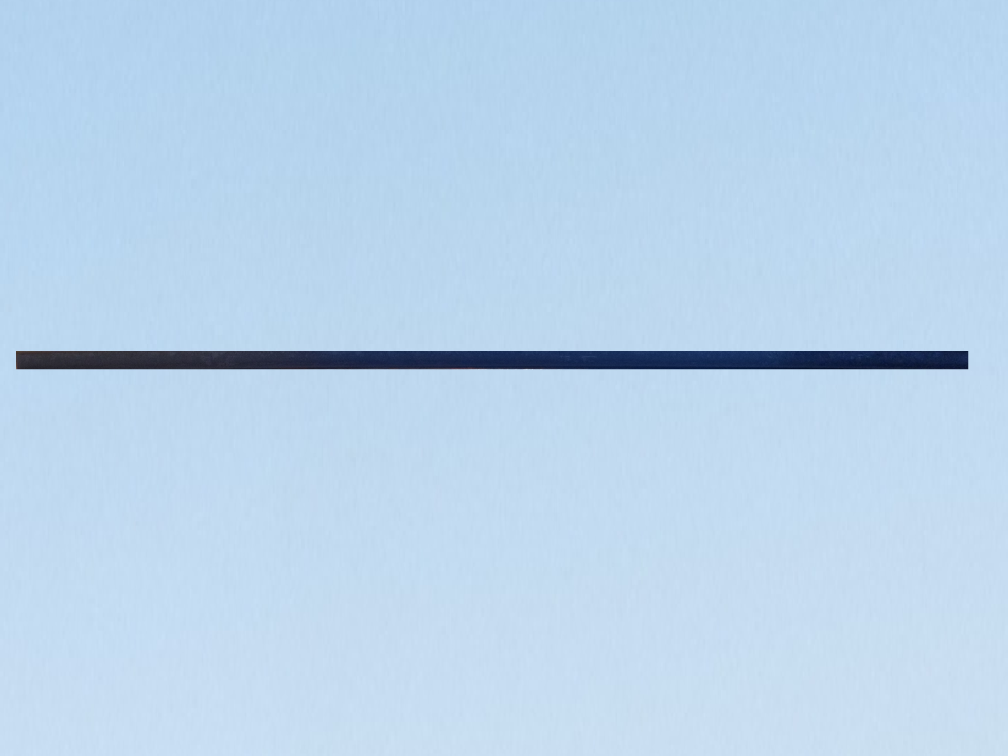
#> input picture slabonly.jpg, 4032 x 3024 px (shown at 1/4 size)
$ python FindShapes.py
#> lines starting #> are read from the running program, lines starting #| are printed output that depends on the picture; after the words box and inside, x2 and y2 are one past the last pixel; in counts of white or black regions, pixels touching at a corner belong together
import numpy as np
#https://stackoverflow.com/questions/11424002/how-to-detect-simple-geometric-shapes-using-opencv
import cv2

img = cv2.imread('slabonly.jpg')
#> img is the input picture: shape (3024, 4032, 3); mean B, G, R 235.6, 212.4, 186.4
gray = cv2.cvtColor(img, cv2.COLOR_BGR2GRAY)
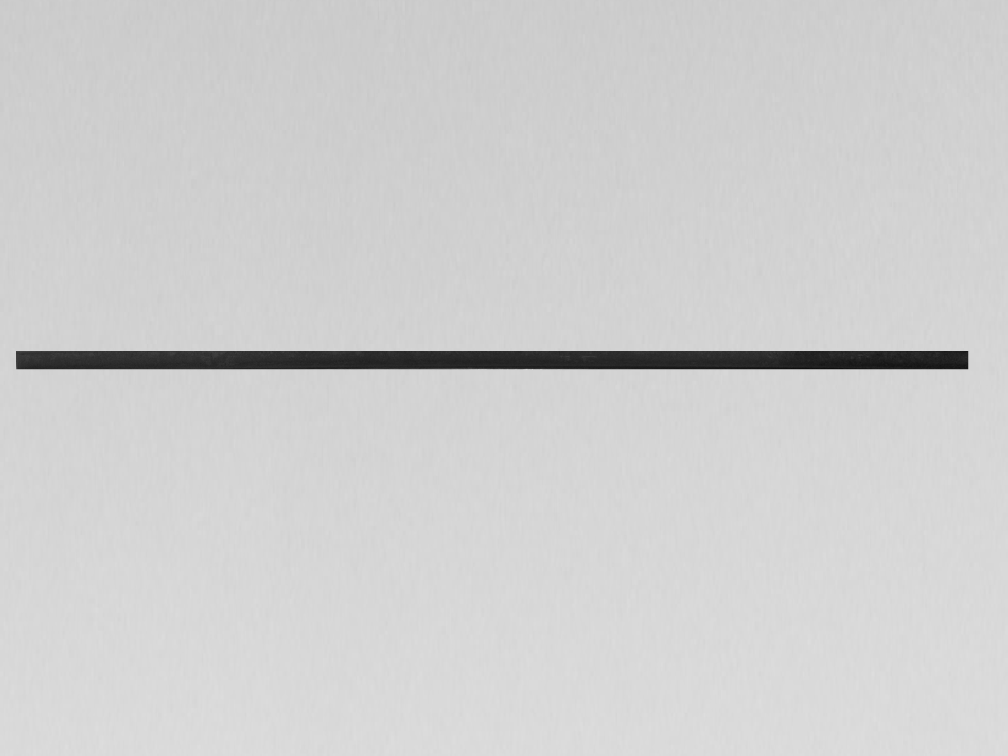
#> gray: shape (3024, 4032) (shown at 1/4 size); min 9, max 222, mean 207.3

ret,thresh = cv2.threshold(gray,100,255,1)
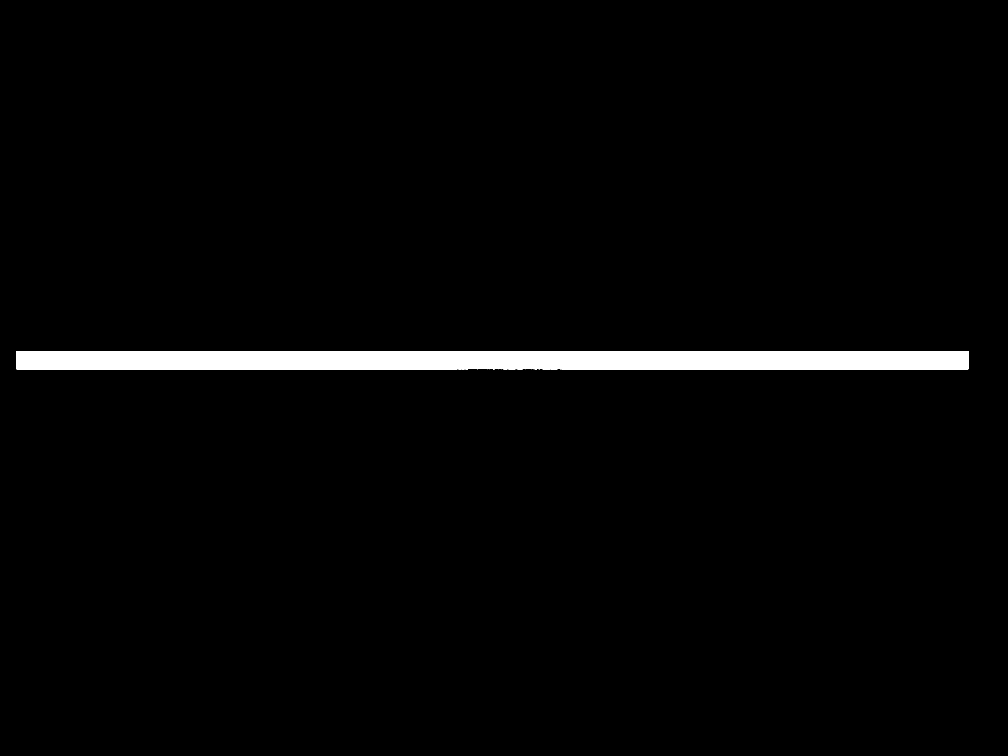
#> thresh: shape (3024, 4032) (shown at 1/4 size); 2.3% white; 1 white region

contours,h = cv2.findContours(thresh,1,2)
#> contours = 1 contour; box (x1, y1, x2, y2) and area: (64, 1404, 3873, 1477) 273939; h = [[-1, -1, -1, -1]]
for cnt in contours:
    approx = cv2.approxPolyDP(cnt,0.01*cv2.arcLength(cnt,True),True)
    print(len(approx))
    if len(approx)==5:
        print("pentagon")
        cv2.drawContours(img,[cnt],0,255,-1)
    elif len(approx)==3:
        print("triangle")
        cv2.drawContours(img,[cnt],0,(0,255,0),-1)
    elif len(approx)==4:
        print("square")
        cv2.drawContours(img,[cnt],0,(0,0,255),-1)
    elif len(approx) == 2:
        print("rectangle")
        cv2.drawContours(img, [cnt], 0, (0, 0, 255), -1)
    elif len(approx) == 9:
        print("half-circle")
        cv2.drawContours(img,[cnt],0,(255,255,0),-1)
    elif len(approx) > 15:
        print("circle")
        cv2.drawContours(img,[cnt],0,(0,255,255),-1)
#> this loop made 1 pass
#> approx on pass 1: [[64, 1404], [3872, 1476]]
#| 2
#| rectangle
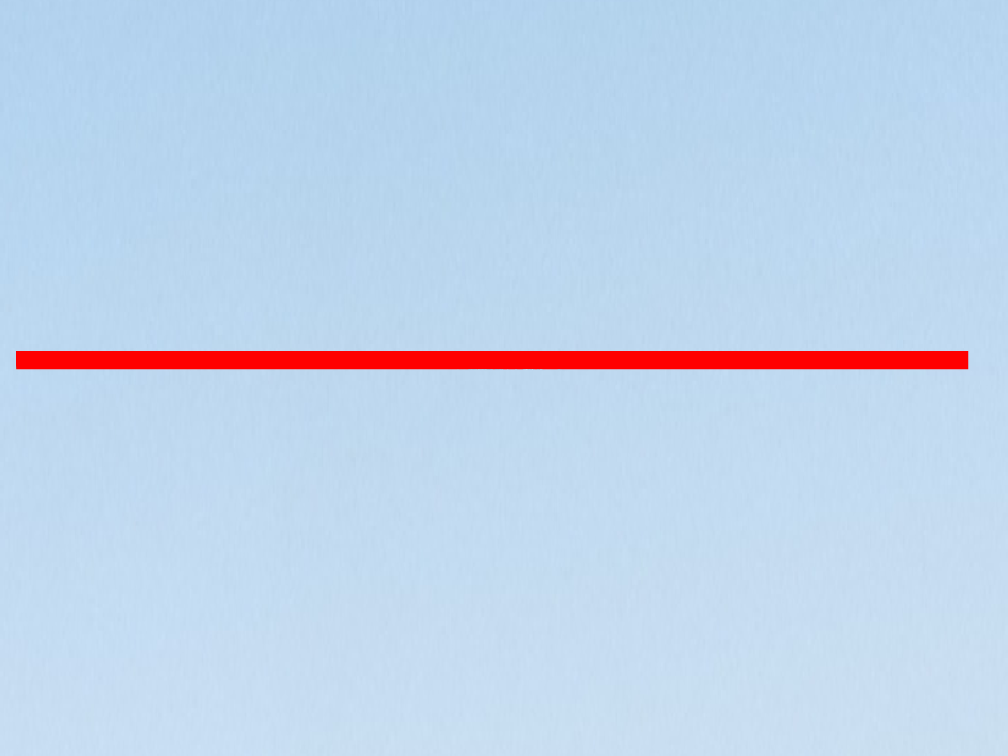
#> img: shape (3024, 4032, 3) (shown at 1/4 size); mean B, G, R 234, 211.5, 191.6

image_resized = cv2.resize(img, (1920, 1080))
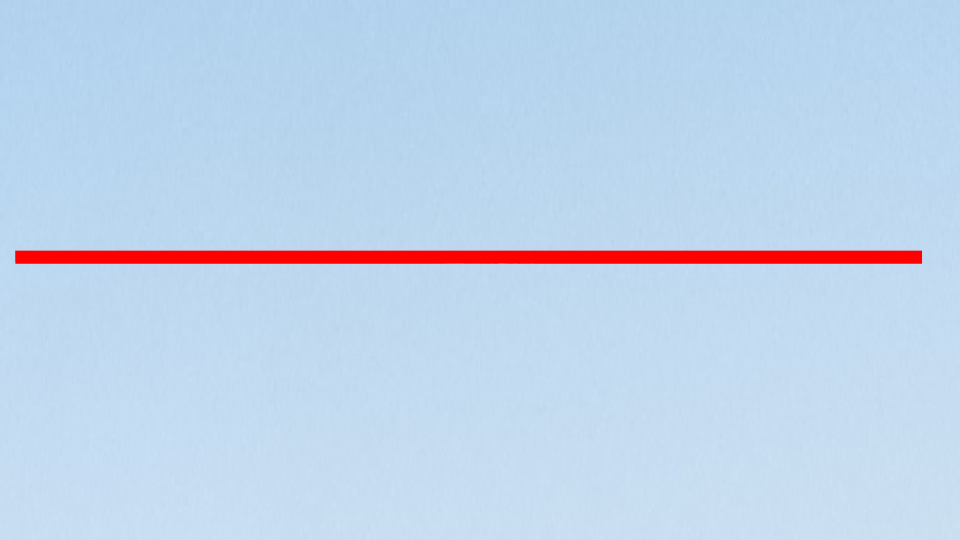
#> image_resized: shape (1080, 1920, 3) (shown at 1/2 size); mean B, G, R 234, 211.5, 191.5
cv2.imshow('img',image_resized)
cv2.waitKey(0)
cv2.destroyAllWindows()
